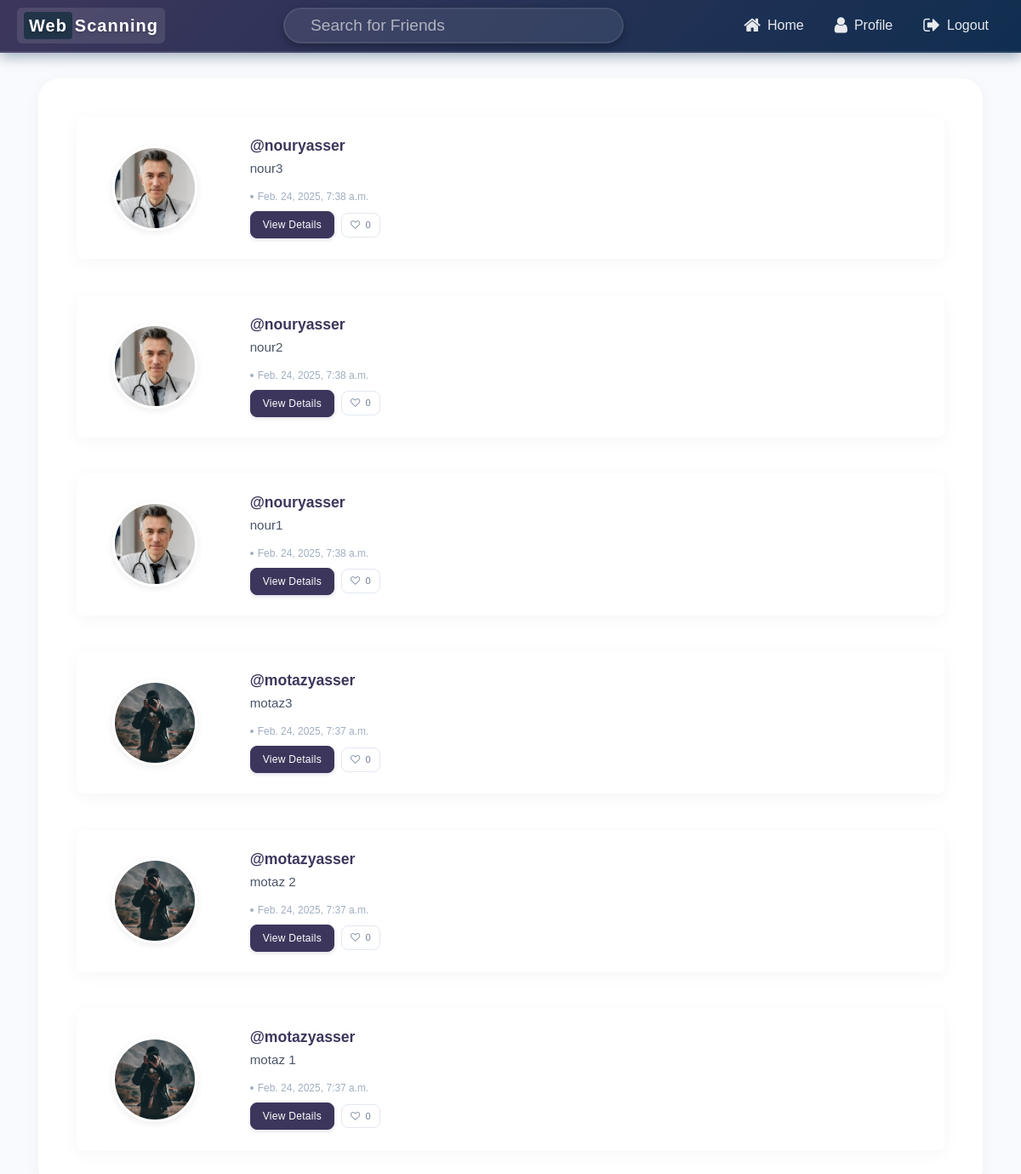
The page /home/ (signed in) on the database as committed earlier.
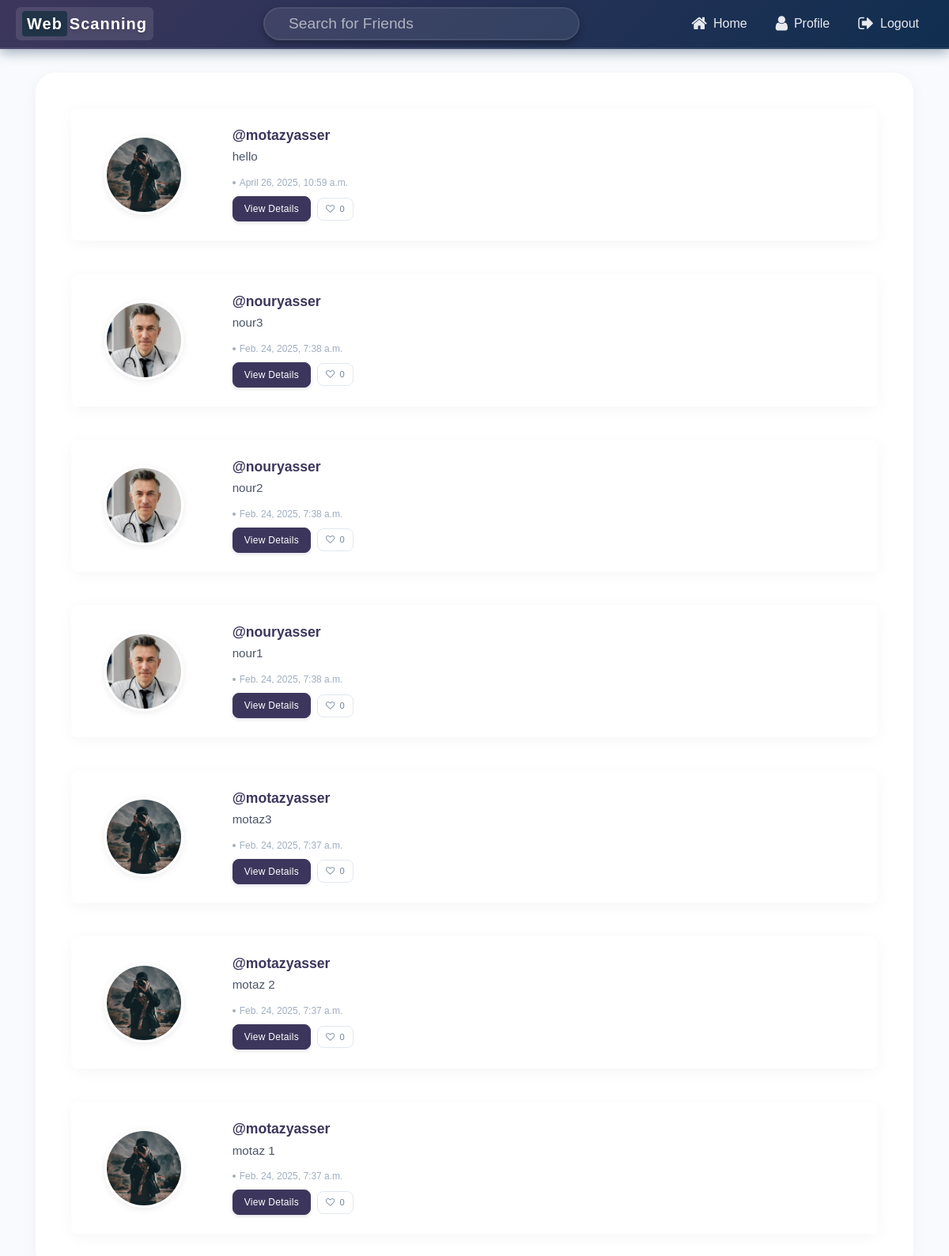
The same page on the database as committed later.
### core/models.py (models this page shows, shortened)
class Post(models.Model):
    user = models.ForeignKey(User, on_delete=models.CASCADE)
    caption = models.TextField(max_length=800 , null=False)
    date = models.DateTimeField(auto_now_add=True)
    target_url = models.URLField(default="https://example.com")
    description = models.TextField(blank=True, null=True)

class User(AbstractUser):
    profile_pic = models.ImageField(default='profile_pics/default.jpg',upload_to='profile_pics')
    bio = models.TextField(null = True ,max_length=500,blank=True,default='')
    def get_followings(self):
        followings = Friends.objects.filter(user_A = self)
        temp = []
        for item in followings:
            temp.append(item.user_B.id)
        return temp

### core/views.py (the view)
# urls.py: path('home/', HomePage.as_view(), name='home_page'),
@method_decorator(login_required(login_url='login_page'), name='dispatch')
class HomePage(ListView):
    model = Post
    template_name = 'home_page.html'
    paginate_by = 10
    def get_queryset(self):
        followings = self.request.user.get_followings()
        return Post.objects.filter(user_id__in = followings ).order_by('-date')

### Templates/home_page.html (shortened to what this page needs)
{%  extends 'base.html' %}
{% load crispy_forms_tags %}
{% load static %}
{% block extra_css %}
<link rel="stylesheet" href="{% static 'css/home.css' %}">
{% endblock %}
{% block navbar %}
{%  include 'navbar.html' %}
{% endblock navbar %}
{% block content %}
<div class="row" style="margin-top:2%;">
    <div class="col" >
        <div class="card card-body"style="border-radius:25px;">
            {% for post in object_list %}
            <div class="card" style="margin: 2%;">
                <div class="card-body row">
                    <div class="col-md-2">
                        <img src="{{post.user.profile_pic.url}}" style="max-width:100px; max-height:100px;">
                    </div>
                    <div class="col-md-10">
                        <a href="/user/{{post.user.username}}" class="card-link"><h4>@{{post.user.username}}</h4></a>
                        <p class="card-text">{{post.caption}}</p>
                        <a href="#" class="card-link">{{post.date}}</a>
                        <a href="{% url 'post_brief' post.id %}" class="btn btn-info btn-sm">View Details</a>
                    </div>
                </div>
            </div>
            {% endfor %}
        </div>
        <br>
    </div>
</div>
{% endblock content %}

Rows that differ between the two databases and show on the page:
added Post: user.profile_pic (picture), user.username "motazyasser", caption "hello", date "April 26, 2025, 10:59 a.m."
